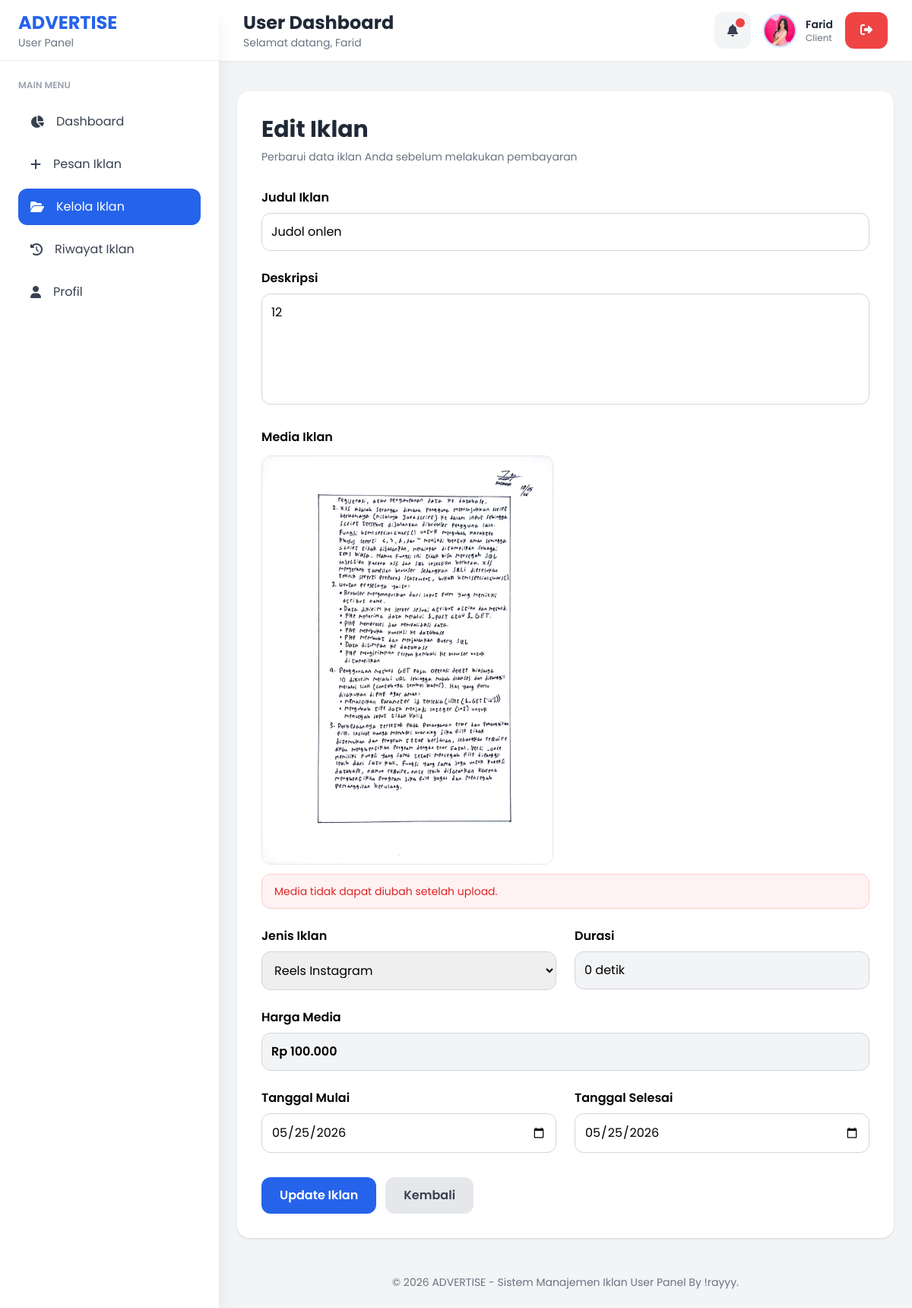
The app's page /sistem-manajemen-iklan/user/kelola_iklan/edit.php?id=12 (signed in) with its own data.
### tables this page shows
CREATE TABLE `users` (
  `id` int NOT NULL,
  `nama` varchar(100) NOT NULL,
  `email` varchar(100) NOT NULL,
  `password` varchar(255) NOT NULL,
  `role` enum('admin','user') DEFAULT 'user',
  `created_at` timestamp NULL DEFAULT CURRENT_TIMESTAMP,
  `foto` varchar(255) DEFAULT NULL,
  `no_telp` varchar(20) DEFAULT NULL,
  `alamat` text
);

CREATE TABLE `iklan` (
  `id` int NOT NULL,
  `user_id` int NOT NULL,
  `judul_iklan` varchar(255) NOT NULL,
  `deskripsi` text NOT NULL,
  `media` varchar(255) NOT NULL,
  `jenis_iklan` enum('Reels Instagram','Video TikTok','Story Instagram','Postingan Instagram','Popup Website') NOT NULL,
  `durasi` int NOT NULL,
  `harga_dasar` bigint DEFAULT NULL,
  `harga_per_hari` bigint DEFAULT NULL,
  `jumlah_hari` int DEFAULT NULL,
  `harga` bigint NOT NULL,
  `kode_pembayaran` varchar(100) NOT NULL,
  `status` enum('Belum Dibayar','Pending','Proses','Aktif','Selesai') NOT NULL DEFAULT 'Belum Dibayar',
  `tanggal_mulai` date DEFAULT NULL,
  `tanggal_selesai` date DEFAULT NULL,
  `created_at` timestamp NULL DEFAULT CURRENT_TIMESTAMP,
  `tipe_media` enum('foto','video') NOT NULL,
  `jenis_iklan_id` int NOT NULL,
  `metode_pembayaran_id` int DEFAULT NULL,
  `bukti_pembayaran` varchar(255) DEFAULT NULL,
  `tanggal_pembayaran` datetime DEFAULT NULL,
  `diverifikasi_oleh` int DEFAULT NULL,
  `tanggal_verifikasi` datetime DEFAULT NULL
);

CREATE TABLE `jenis_iklan` (
  `id` int NOT NULL,
  `nama_jenis` varchar(100) NOT NULL,
  `tipe_media` enum('foto','video','keduanya') NOT NULL,
  `harga_foto` bigint DEFAULT NULL,
  `harga_video_per5detik` bigint DEFAULT NULL,
  `created_at` timestamp NULL DEFAULT CURRENT_TIMESTAMP,
  `harga_per_hari` bigint NOT NULL DEFAULT '0'
);

### sistem-manajemen-iklan/user/kelola_iklan/edit.php (the view, shortened to what this page needs)
<?php
include "../../config/koneksi.php";
$id = $_GET['id'];
$user_id = $_SESSION['id'];
$query = mysqli_query($conn,
    "SELECT *
     FROM iklan
     WHERE id='$id'
     AND user_id='$user_id'"
);
$data = mysqli_fetch_assoc($query);
$queryJenis = mysqli_query($conn,
    "SELECT *
     FROM jenis_iklan
     ORDER BY nama_jenis ASC"
);
$jenisIklan = [];
while($row = mysqli_fetch_assoc($queryJenis)) {
    $jenisIklan[] = $row;
}
?>
<!DOCTYPE html>
<html lang="id">
<head>
    <script src="https://cdn.tailwindcss.com"></script>
</head>
<body class="bg-gray-100 overflow-x-hidden">
<?php include "../layouts/header.php"; ?>
<?php include "../layouts/sidebar.php"; ?>
<?php include "../layouts/topbar.php"; ?>
<div class="lg:ml-72 mt-24 p-4 sm:p-6">
    <div class="bg-white rounded-2xl shadow p-5 sm:p-6 lg:p-8">
        <div class="mb-8">
            <h2 class="text-2xl sm:text-3xl font-bold text-gray-800">Edit Iklan</h2>
            <p class="text-sm text-gray-500 mt-2">Perbarui data iklan Anda sebelum melakukan pembayaran</p>
        </div>
        <form method="POST" id="formEditIklan" class="space-y-6">
            <div>
                <label class="block mb-2 font-semibold text-sm sm:text-base">Judul Iklan</label>
                <input type="text" name="judul" id="judul" value="<?= $data['judul_iklan']; ?>" class="w-full border border-gray-300 focus:border-blue-500 focus:ring-2 focus:ring-blue-200 outline-none p-3 rounded-xl text-sm sm:text-base" required>
            </div>
            <div>
                <label class="block mb-2 font-semibold text-sm sm:text-base">Deskripsi</label>
                <textarea name="deskripsi" id="deskripsi" rows="5" class="w-full border border-gray-300 focus:border-blue-500 focus:ring-2 focus:ring-blue-200 outline-none p-3 rounded-xl text-sm sm:text-base resize-none" required><?= $data['deskripsi']; ?></textarea>
            </div>
            <div>
                <label class="block mb-3 font-semibold text-sm sm:text-base">Media Iklan</label>
                <?php if($data['tipe_media'] == 'foto') : ?>
                    <img src="../../assets/uploads/iklan/<?= $data['media']; ?>" class="w-full max-w-sm rounded-xl border object-cover">
                <?php else : ?>
                    <video controls class="w-full max-w-md rounded-xl border">
                        <source src="../../assets/uploads/iklan/<?= $data['media']; ?>">
                    </video>
                <?php endif; ?>
                <div class="mt-3 bg-red-50 border border-red-200 text-red-600 text-sm rounded-xl px-4 py-3">
                    Media tidak dapat diubah setelah upload.
                </div>
            </div>
            <div class="grid grid-cols-1 lg:grid-cols-2 gap-6">
                <div>
                    <label class="block mb-2 font-semibold text-sm sm:text-base">Jenis Iklan</label>
                    <select name="jenis_iklan_id" id="jenis_iklan" class="w-full border border-gray-300 focus:border-blue-500 focus:ring-2 focus:ring-blue-200 outline-none p-3 rounded-xl text-sm sm:text-base" required>
                        <?php foreach($jenisIklan as $jenis) : ?>
                            <?php
                            $show = false;
                            if ($data['tipe_media'] == 'foto' && ($jenis['tipe_media'] == 'foto' || $jenis['tipe_media'] == 'keduanya')) {
                                $show = true;
                            }
                            ?>
                            <?php if($show) : ?>
                                <option value="<?= $jenis['id']; ?>"
                                    data-foto="<?= $jenis['harga_foto']; ?>"
                                    data-video="<?= $jenis['harga_video_per5detik']; ?>"
                                    <?= $data['jenis_iklan_id'] == $jenis['id'] ? 'selected' : ''; ?>>
                                    <?= $jenis['nama_jenis']; ?>
                                </option>
                            <?php endif; ?>
                        <?php endforeach; ?>
                    </select>
                </div>
                <div>
                    <label class="block mb-2 font-semibold text-sm sm:text-base">Durasi</label>
                    <input type="text" id="durasiView" class="w-full border border-gray-300 bg-gray-100 p-3 rounded-xl text-sm sm:text-base" value="<?= $data['durasi']; ?> detik" readonly>
                </div>
            </div>
            <div>
                <label class="block mb-2 font-semibold text-sm sm:text-base">Harga Media</label>
                <input type="text" id="hargaView" class="w-full border border-gray-300 bg-gray-100 p-3 rounded-xl text-sm sm:text-base font-semibold" readonly>
            </div>
            <div class="grid grid-cols-1 lg:grid-cols-2 gap-6">
                <div>
                    <label class="block mb-2 font-semibold text-sm sm:text-base">Tanggal Mulai</label>
                    <input type="date" name="tanggal_mulai" value="<?= $data['tanggal_mulai']; ?>" class="w-full border border-gray-300 focus:border-blue-500 focus:ring-2 focus:ring-blue-200 outline-none p-3 rounded-xl text-sm sm:text-base" required>
                </div>
                <div>
                    <label class="block mb-2 font-semibold text-sm sm:text-base">Tanggal Selesai</label>
                    <input type="date" name="tanggal_selesai" value="<?= $data['tanggal_selesai']; ?>" class="w-full border border-gray-300 focus:border-blue-500 focus:ring-2 focus:ring-blue-200 outline-none p-3 rounded-xl text-sm sm:text-base" required>
                </div>
            </div>
            <div class="flex flex-col sm:flex-row gap-3 pt-2">
                <button type="button" id="btnTriggerUpdate" class="bg-blue-600 hover:bg-blue-700 transition text-white px-6 py-3 rounded-xl font-semibold text-sm sm:text-base">
                    Update Iklan
                </button>
                <a href="index.php" class="bg-gray-200 hover:bg-gray-300 transition text-gray-700 px-6 py-3 rounded-xl font-semibold text-center text-sm sm:text-base">
                    Kembali
                </a>
            </div>
        </form>
    </div>
</div>
<?php include "../layouts/footer.php"; ?>
</body>
</html>

### sistem-manajemen-iklan/user/layouts/topbar.php (shortened to what this page needs)
<?php
include "../../config/koneksi.php";
$user_id = $_SESSION['id'];
$queryUser = mysqli_query($conn,
    "SELECT foto, nama
     FROM users
     WHERE id='$user_id'"
);
$user = mysqli_fetch_assoc($queryUser);
$queryUnread = mysqli_query($conn,
    "SELECT COUNT(*) as total
     FROM notifications
     WHERE user_id='$user_id'
     AND is_read='0'"
);
$unread = mysqli_fetch_assoc($queryUnread);
$inisial = strtoupper(
    substr($user['nama'], 0, 1)
);
?>
<div class="fixed top-0 left-0 lg:left-72 right-0 h-20 bg-white shadow-sm z-30">
    <div class="h-full px-4 sm:px-6 lg:px-8 flex items-center justify-between gap-4">
        <div class="flex items-center gap-4 min-w-0">
            <div class="min-w-0">
                <h2 class="text-lg sm:text-2xl font-bold text-gray-800 truncate">
                    User Dashboard
                </h2>
                <p class="text-xs sm:text-sm text-gray-500 truncate">
                    Selamat datang,
                    <?= $_SESSION['nama']; ?>
                </p>
            </div>
        </div>
        <div class="flex items-center gap-2 sm:gap-4 flex-shrink-0">
            <div class="relative">
                <button id="notifButton"
                        class="relative w-11 h-11 sm:w-12 sm:h-12 rounded-xl bg-gray-100 hover:bg-gray-200 transition flex items-center justify-center">
                    <i class="fa-solid fa-bell text-gray-700"></i>
                    <?php if($unread['total'] > 0) : ?>
                        <span class="absolute top-2 right-2 w-3 h-3 bg-red-500 rounded-full animate-pulse"></span>
                    <?php endif; ?>
                </button>
            </div>
            <div class="hidden sm:flex items-center gap-3">
                <?php if(!empty($user['foto'])) : ?>
                    <img src="../../assets/uploads/profil/<?= $user['foto']; ?>"
                         class="w-11 h-11 rounded-full object-cover border-2 border-blue-200 shadow-sm">
                <?php else : ?>
                    <div class="w-11 h-11 rounded-full bg-gradient-to-r from-blue-500 to-indigo-600 flex items-center justify-center text-white font-bold shadow-sm">
                        <?= $inisial; ?>
                    </div>
                <?php endif; ?>
                <div class="hidden md:block">
                    <p class="font-semibold text-sm text-gray-800">
                        <?= $user['nama']; ?>
                    </p>
                    <p class="text-xs text-gray-500">
                        Client
                    </p>
                </div>
            </div>
            <button id="logoutButton"
                    class="bg-red-500 hover:bg-red-600 transition text-white px-4 sm:px-5 py-3 rounded-xl shadow-sm">
                <i class="fa-solid fa-right-from-bracket"></i>
            </button>
        </div>
    </div>
</div>

### sistem-manajemen-iklan/user/layouts/header.php (style rules this page uses)
* { font-family: 'Poppins', sans-serif; }
body { background: #f3f4f6; }

### records on screen
users: foto (picture), nama "Farid"
iklan: judul "Judol onlen", deskripsi "12", media (picture), jenis_iklan_id "Reels Instagram", durasi "0 detik", tanggal_mulai "05/25/2026", tanggal_selesai "05/25/2026"

### other values on screen
$_SESSION['nama'] "Farid"
